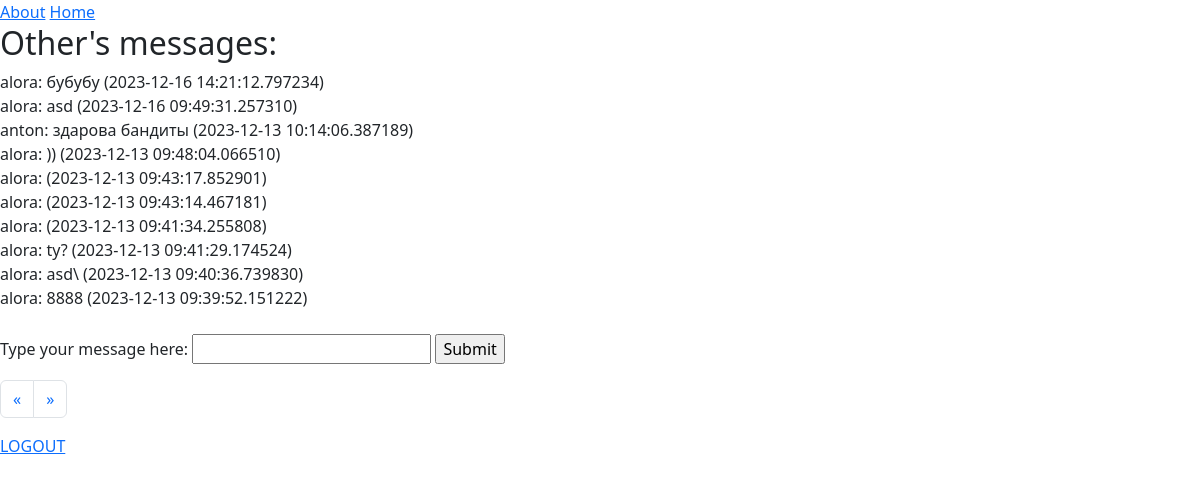
The page /messages/page/1 (signed in) on the database its author committed.
### database_runner.py (models this page shows, shortened)
class Messages(Base):
    __tablename__ = 'messages'
    metadata = metadata_obj
    id = Column('id', Integer, primary_key=True)
    user_id = Column('user_id', ForeignKey('users.id'))
    body = Column('messages', String)
    created_at = Column('date', DateTime(timezone=True))
    def __repr__(self):
        return f'{db.query(Users).filter_by(id=self.user_id)[0].get_name()}: {self.body} ({self.created_at})'

class Users(Base):
    __tablename__ = 'users'
    metadata = metadata_obj
    id = Column(Integer, primary_key=True)
    name = Column('name/login', String)
    def get_name(self):
        return self.name

### app.py (the view, shortened to what this page needs)
@app.route('/messages/page/<int:page_num>', methods=['GET', 'POST'])
def messages_pagination(page_num):
    if 'login' in session:
        login = session['login']
        session.permanent = True
        all_msg_count = db.query(Messages).count()
        messages_per_page = 10  # сколько сообщений на одной странице
        max_pages_count = all_msg_count // messages_per_page
        if all_msg_count % messages_per_page != 0:
            max_pages_count += 1
        if page_num > max_pages_count: #обработка случая, когда пользователь вводит в адерсную строку страницу,
            return redirect(url_for('messages_pagination', page_num=max_pages_count)) # В РЕДИРЕКТ НАДО ПИСАТЬ НАЗВАНИЕ ФУНКЦИИ, А НЕ ЕНДПОИНТ!!
        if page_num < 1: #обработка случая "0" в адресной строке
            return redirect(url_for('messages_pagination', page_num=1))
        all_msg = db.query(Messages).all()[::-1]
        msg_left = messages_per_page - (all_msg_count % messages_per_page)
        if page_num == max_pages_count: # берем массив сообщений нужного диапазона
            all_messages = all_msg[
                           page_num * messages_per_page - messages_per_page: page_num * messages_per_page - msg_left]
        else:
            all_messages = all_msg[page_num * messages_per_page - messages_per_page: page_num * messages_per_page]
        url = '/messages/page/'
        if page_num == 1:  # создание ссылки на страницу назад
            previuos = url + str(1)
        else:
            previuos = url + str(page_num - 1)
        if page_num == max_pages_count:  # создание ссылки на страницу вперед
            next = url + str(max_pages_count)
        else:
            next = url + str(page_num + 1)
        message = ''
        return render_template('messages.html', all_messages=all_messages,
                               previuos=previuos,
                               next=next,
                               page_num=page_num)
    else:
        return redirect(url_for('login'))

### templates/messages.html
{% extends 'base.html' %}
{% block content%}
<h2>Other's messages:</h2>
{% if all_messages %}
    {% for message in all_messages %}
        {{ message }}<br>
    {% endfor %}
{% else %}
Here's nothing yet...
{% endif %}
<br>
<form action="" method="POST">
    <p>
        <label for="message">Type your message here:</label>
        <input type="text" name="message">
        <a href="messages"><input type="submit" name="send_message"></a>
    </p>
</form>
<nav aria-label="Page navigation example">
  <ul class="pagination">
    <li class="page-item">
      <a class="page-link" href={{ previuos }} aria-label="Previous">
        <span aria-hidden="true">&laquo;</span>
      </a>
    </li>
    <li class="page-item">
      <a class="page-link" href={{ next }} aria-label="Next">
        <span aria-hidden="true">&raquo;</span>
      </a>
    </li>
  </ul>
</nav>
<a href="/logout">LOGOUT</a>
{% endblock %}

### rows shown on the page
Messages: user+messages+date "alora: бубубу (2023-12-16 14:21:12.797234)"
Messages: user+messages+date "alora: asd (2023-12-16 09:49:31.257310)"
Messages: user+messages+date "anton: здарова бандиты (2023-12-13 10:14:06.387189)"
Messages: user+messages+date "alora: )) (2023-12-13 09:48:04.066510)"
Messages: user+messages+date "alora: (2023-12-13 09:43:17.852901)"
Messages: user+messages+date "alora: (2023-12-13 09:43:14.467181)"
Messages: user+messages+date "alora: (2023-12-13 09:41:34.255808)"
Messages: user+messages+date "alora: ty? (2023-12-13 09:41:29.174524)"
Messages: user+messages+date "alora: asd\\ (2023-12-13 09:40:36.739830)"
Messages: user+messages+date "alora: 8888 (2023-12-13 09:39:52.151222)"
